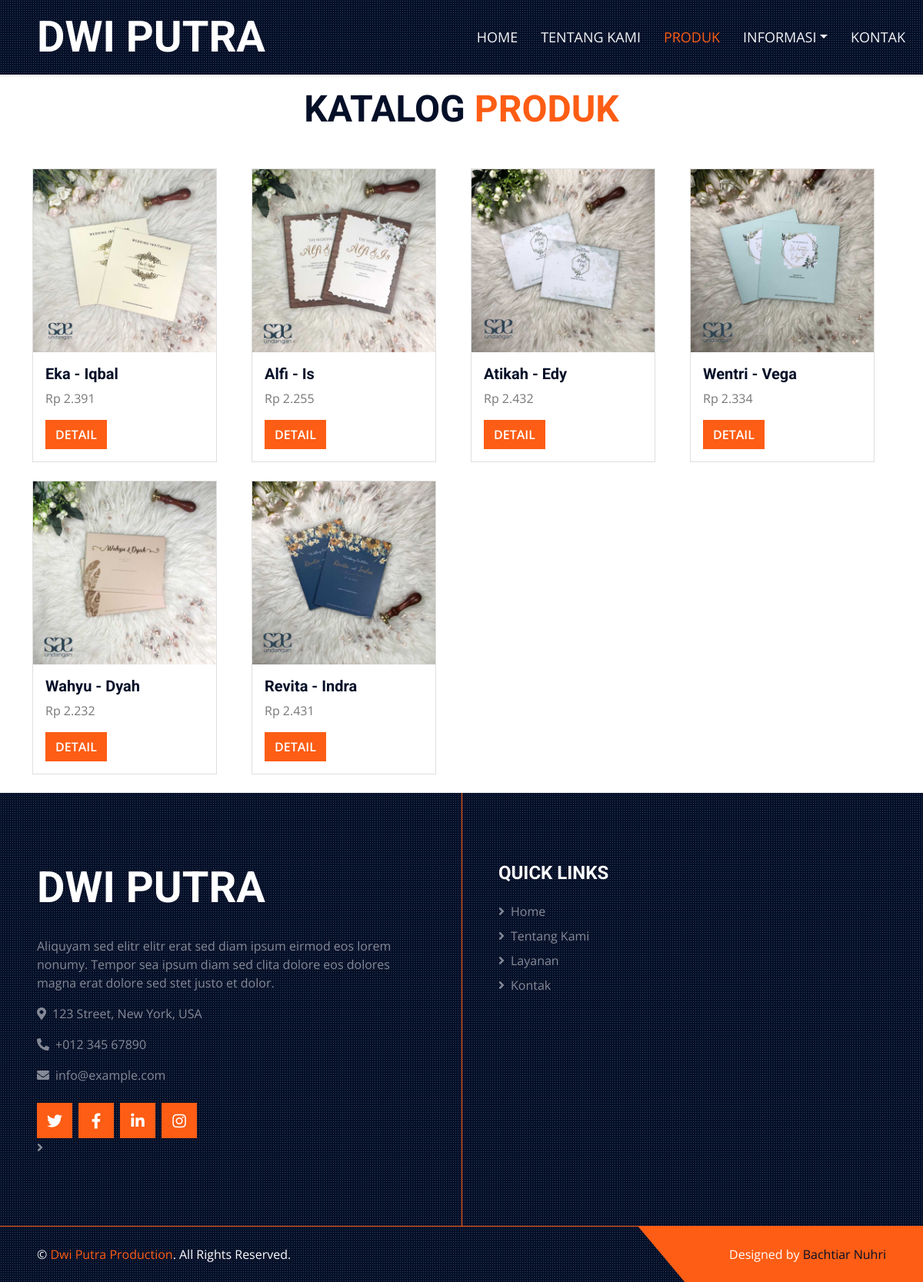
Screenshot of /index.php/user/produk with the database file from the repository.
### tables this page shows
CREATE TABLE `undangan` (
  `id_undangan` int(11) NOT NULL,
  `judul` varchar(128) NOT NULL,
  `deskripsi` varchar(255) NOT NULL,
  `gambar` varchar(128) NOT NULL,
  `gambar_1` varchar(255) NOT NULL,
  `harga` int(32) NOT NULL
);

### application/controllers/User.php (called while the page is built, shortened)
<?php
class User extends CI_Controller
{
    public function __construct()
    {
        $this->load->library('form_validation');
    }
    public function produk()
    {
        $undangan['undangan'] = $this->db->get('undangan')->result_array();
        $this->load->view('user/hlm_produk', $undangan);
    }
}

### index.php (called while the page is built, shortened)
<?php
require_once BASEPATH.'core/CodeIgniter.php';

### application/views/user/hlm_produk.php (the view, shortened to what this page needs)
<!DOCTYPE html>
<html lang="en">
<head>
    <link href="https://cdnjs.cloudflare.com/ajax/libs/font-awesome/5.15.0/css/all.min.css" rel="stylesheet">
    <link href="https://cdn.jsdelivr.net/npm/bootstrap-icons@1.4.1/font/bootstrap-icons.css" rel="stylesheet">
    <link href="<?= base_url('asset/'); ?>vendor/lib/owlcarousel/assets/owl.carousel.min.css" rel="stylesheet">
    <link href="<?= base_url('asset/'); ?>vendor/lib/tempusdominus/css/tempusdominus-bootstrap-4.min.css" rel="stylesheet" />
    <link href="<?= base_url('asset/'); ?>vendor/lib/lightbox/css/lightbox.min.css" rel="stylesheet">
    <link href="<?= base_url('asset/'); ?>vendor/css/bootstrap.min.css" rel="stylesheet">
    <link href="<?= base_url('asset/'); ?>vendor/css/style.css" rel="stylesheet">
</head>
<body>
    <div class="container-fluid sticky-top bg-dark bg-light-radial shadow-sm px-5 pe-lg-0">
        <nav class="navbar navbar-expand-lg bg-dark bg-light-radial navbar-dark py-3 py-lg-0">
            <a href="<?= base_url('user'); ?>" class="navbar-brand">
                <h1 class="m-0 display-4 text-uppercase text-white">DWI PUTRA</h1>
            </a>
            <div class="collapse navbar-collapse" id="navbarCollapse">
                <div class="navbar-nav ms-auto py-0">
                    <a href="<?= base_url('user'); ?>" class="nav-item nav-link">Home</a>
                    <a href="<?= base_url('user/tentang'); ?>" class="nav-item nav-link">Tentang Kami</a>
                    <a href="<?= base_url('user/produk'); ?>" class="nav-item nav-link active">Produk</a>
                    <div class="nav-item dropdown">
                        <a href="#" class="nav-link dropdown-toggle" data-bs-toggle="dropdown">Informasi</a>
                    </div>
                    <a href="<?= base_url('kontak'); ?>" class="nav-item nav-link me-2">Kontak</a>
                </div>
            </div>
        </nav>
    </div>
    <?php
    function number_with_dot($number, $sign = false)
    {
        if ($sign) {
            return 'Rp ' . number_format($number, 0, ',', '.');
        }
        return number_format($number, 0, ',', '.');
    }
    ?>
    <div class="text-center mx-auto mb-5" style="max-width: 600px;">
        <h1 class="display-5 text-uppercase mb-3 mt-3">Katalog <span class="text-primary">Produk</span></h1>
    </div>
    <div class="container mx-auto">
        <div class="row">
            <?php foreach ($undangan as $undangan) : ?>
                <div class="col-md-3 mb-4">
                    <div class="card position-relative" style="width: 15rem;">
                        <img src="<?= base_url('assets/img/upload/') . $undangan['gambar']; ?>" class="card-img-top" alt="">
                        <div class="card-body">
                            <h5 class="card-title"><?= $undangan['judul']; ?></h5>
                            <p class="card-text"><?= number_with_dot($undangan['harga'], true); ?></p>
                            <a href="<?= base_url('User/detail_undangan/') . $undangan['id_undangan']; ?>" class="btn btn-primary">Detail</a>
                        </div>
                    </div>
                </div>
            <?php endforeach; ?>
        </div>
    </div>
    <div class="footer container-fluid position-relative bg-dark bg-light-radial text-white-50 py-6 px-5">
        <div class="row g-5">
            <div class="col-lg-6 pe-lg-5">
                <a href="<?= base_url('user'); ?>" class="navbar-brand">
                    <h1 class="m-0 display-4 text-uppercase text-white"></i>Dwi Putra</h1>
                </a>
                <p>Aliquyam sed elitr elitr erat sed diam ipsum eirmod eos lorem nonumy. Tempor sea ipsum diam sed clita dolore eos dolores magna erat dolore sed stet justo et dolor.</p>
                <p><i class="fa fa-map-marker-alt me-2"></i>123 Street, New York, USA</p>
                <p><i class="fa fa-phone-alt me-2"></i>+012 345 67890</p>
                <p><i class="fa fa-envelope me-2"></i>info@example.com</p>
                <div class="d-flex justify-content-start mt-4">
                    <a class="btn btn-lg btn-primary btn-lg-square rounded-0 me-2" href="#"><i class="fab fa-twitter"></i></a>
                    <a class="btn btn-lg btn-primary btn-lg-square rounded-0 me-2" href="#"><i class="fab fa-facebook-f"></i></a>
                    <a class="btn btn-lg btn-primary btn-lg-square rounded-0 me-2" href="#"><i class="fab fa-linkedin-in"></i></a>
                    <a class="btn btn-lg btn-primary btn-lg-square rounded-0" href="#"><i class="fab fa-instagram"></i></a>
                </div>
                <a class="text-white-50 mb-3" href="<?= base_url('Login'); ?>"><i class="fa fa-angle-right me-2"></i></a>
            </div>
            <div class="col-lg-6 ps-lg-5">
                <div class="row g-5">
                    <div class="col-sm-6">
                        <h4 class="text-white text-uppercase mb-4">Quick Links</h4>
                        <div class="d-flex flex-column justify-content-start">
                            <a class="text-white-50 mb-2" href="<?= base_url('user'); ?>"><i class="fa fa-angle-right me-2"></i>Home</a>
                            <a class="text-white-50 mb-2" href="<?= base_url('user/tentang'); ?>"><i class="fa fa-angle-right me-2"></i>Tentang Kami</a>
                            <a class="text-white-50 mb-2" href="<?= base_url('user/layanan'); ?>"><i class="fa fa-angle-right me-2"></i>Layanan</a>
                            <a class="text-white-50" href="<?= base_url('user/kontak'); ?>"><i class="fa fa-angle-right me-2"></i>Kontak</a>
                        </div>
                    </div>
                </div>
            </div>
        </div>
    </div>
    <div class="container-fluid bg-dark bg-light-radial text-white border-top border-primary px-0">
        <div class="d-flex flex-column flex-md-row justify-content-between">
            <div class="py-4 px-5 text-center text-md-start">
                <p class="mb-0">&copy; <a class="text-primary" href="#">Dwi Putra Production</a>. All Rights Reserved.</p>
            </div>
            <div class="py-4 px-5 bg-primary footer-shape position-relative text-center text-md-end">
                <p class="mb-0">Designed by <a class="text-dark" href="https://htmlcodex.com">Bachtiar Nuhri</a></p>
            </div>
        </div>
    </div>
</body>
</html>

### rows the page displays
undangan: gambar (picture), judul "Eka - Iqbal", harga "Rp 2.391"
undangan: gambar (picture), judul "Alfi - Is", harga "Rp 2.255"
undangan: gambar (picture), judul "Atikah - Edy", harga "Rp 2.432"
undangan: gambar (picture), judul "Wentri - Vega", harga "Rp 2.334"
undangan: gambar (picture), judul "Wahyu - Dyah", harga "Rp 2.232"
undangan: gambar (picture), judul "Revita - Indra", harga "Rp 2.431"
